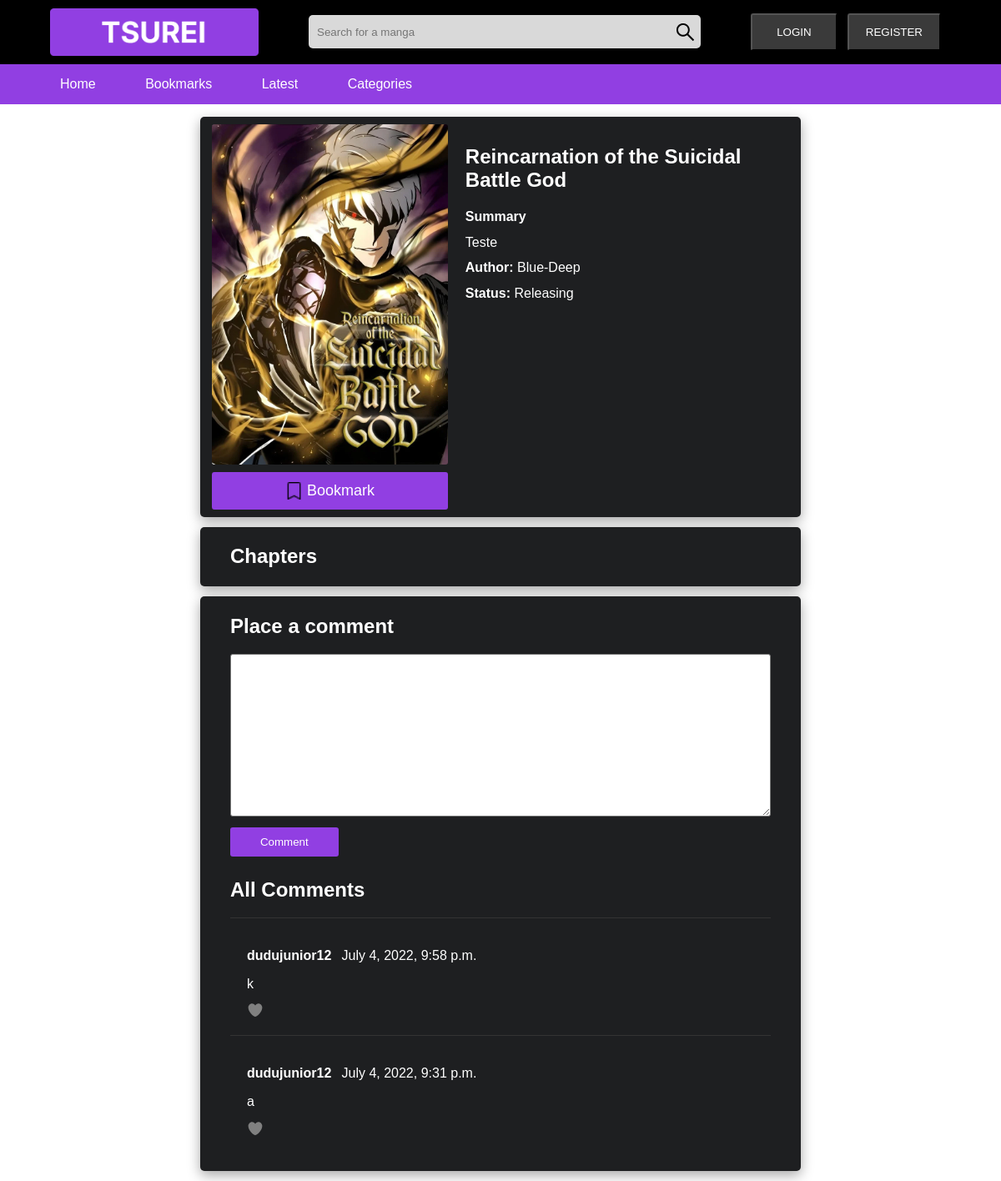
The app's page /manga/2, older data.
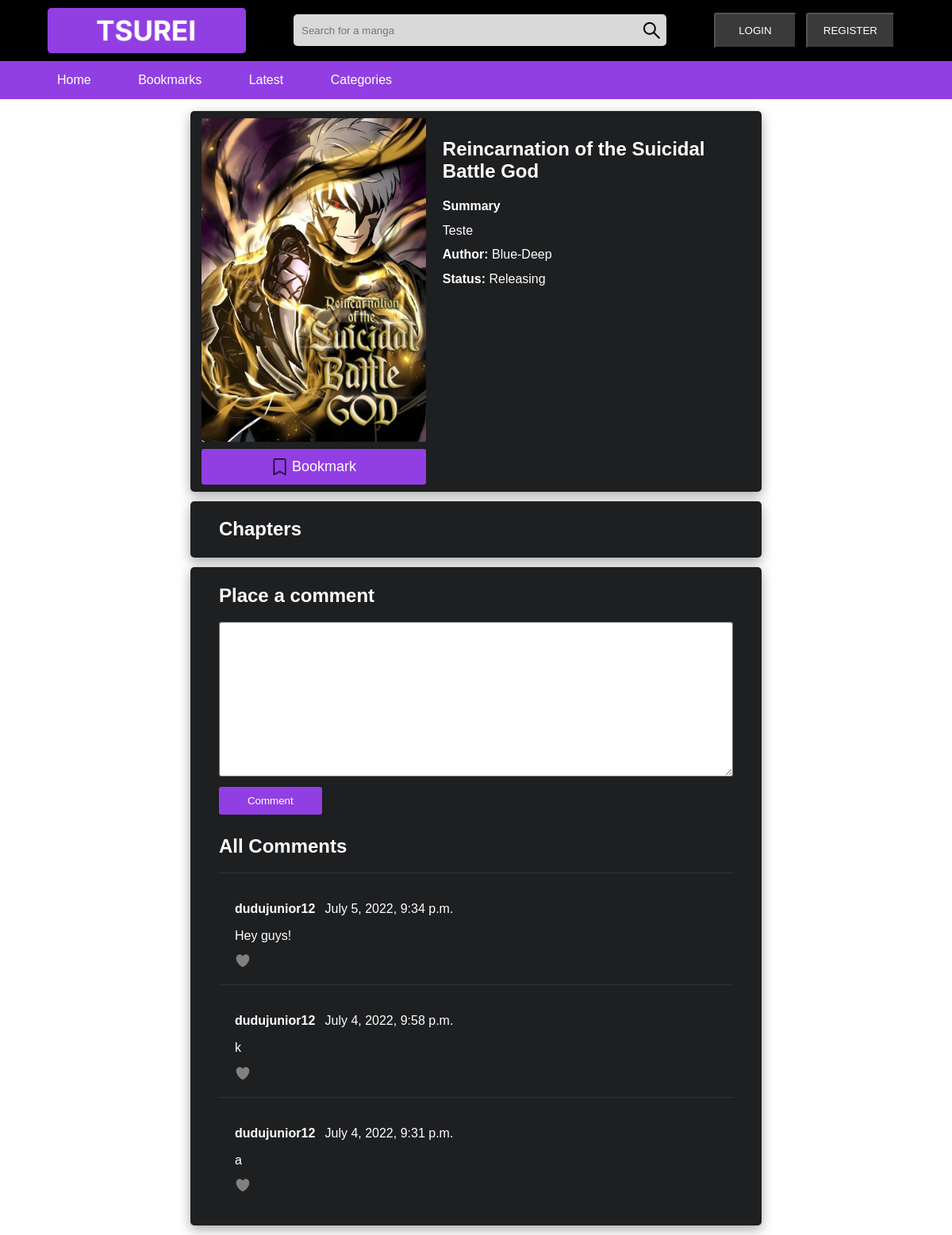
The same page, newer data.
### manga/models.py (models this page shows, shortened)
class Comment(models.Model):
    user = models.ForeignKey(User, on_delete=models.CASCADE)
    manga = models.ForeignKey(Manga, on_delete=models.CASCADE)
    comment_text = models.TextField()
    posted_date = models.DateTimeField(auto_now_add=True)

class User(AbstractUser):
    pass

### manga/views.py (the view)
# urls.py: path('manga/<int:id>', views.show_manga, name="show_manga"),
def show_manga(request, id):
    comment_form = CreateComment()
    manga = get_object_or_404(Manga, id=id)
    manga_chapters = Chapter.objects.filter(manga=manga)
    comments = Comment.objects.filter(manga=manga).order_by("-posted_date")
    try:
        bookmark = Bookmark.objects.filter(user=request.user, manga=manga)
        if bookmark:
            bookmarked = "Bookmarked"
        else:
            bookmarked = "Bookmark"
    except:
        bookmarked = "Bookmark"
    try:
        liked_comments_id = []
        for comment in comments:
            liked_comments_id.append(Like.objects.get(user=request.user, comment=comment).comment.id)
    except:
        liked_comments_id = []
    return render(request, "manga/show_manga.html", {
        "manga": manga,
        "manga_chapters": manga_chapters,
        "comment_form": comment_form,
        "comments": comments,
        "liked_comments_id": liked_comments_id,
        "bookmarked": bookmarked,
    })

### manga/forms.py
class CreateComment(ModelForm):
    class Meta:
        model = Comment
        fields = ['comment_text']

### manga/templates/manga/show_manga.html (shortened to what this page needs)
{% extends 'manga/layout.html' %}
{% load static %}
{% block head %}
<link rel="stylesheet" href="{% static 'css/show_manga.css' %}">
{% endblock %}
{% block main %}
<div class="main-container">
    <div class="top-container">
        <div class="manga-container">
            <div class="manga-left-container">
                <div class="manga-img">
                    <img src="{{ manga.manga_cover.url }}">
                </div>
                <div class="bookmark">
                    <button class="btn-bookmark"><icon><img src="{% static 'images/bookmark.png' %}"></icon><p class="bookmark-text">{{ bookmarked }}</p></button>
                </div>
            </div>
            <div class="manga-right-container">
                <div class="manga-info" data-id="{{ manga.id }}">
                    <h2>{{ manga.manga_title }}</h2>
                    <p><strong>Summary</strong></p>
                    <p>{{ manga.summary }}</p>
                    <p><strong>Author:</strong> {{ manga.author }}</p>
                    <p><strong>Status:</strong> Releasing</p>
                </div>
            </div>
        </div>
    </div>
    <div class="bottom-container">
        <div class="chapters">
            <h2>Chapters</h2>
        </div>
    </div>
    <div class="comment-container">
        <div class="comments">
            <div class="add-comment">
                <h2>Place a comment</h2>
                <form class="new-comment-form" method="POST" action="{% url 'new_comment' manga.id %}">
                    {% for field in comment_form %}
                        {{ field }}
                    {% endfor %}
                    <button class="submit">Comment</button>
                </form>
            </div>
            <div class="all-comments">
                <h2>All Comments</h2>
                {% for comment in comments %}
                <div class="comment" data-id="{{ comment.id }}">
                    <div class="comment-info">
                        <p><strong>{{ comment.user.username }}</strong></p>
                        <p>{{ comment.posted_date }}</p>
                    </div>
                    <p id="comment_{{comment.id}}">{{ comment.comment_text }}</p>
                    <div class="like">
                        <svg class="btn-like" {% if comment.id in liked_comments_id %} style="fill: red;" {% else %} style="fill: grey;" {% endif %} data-id="{{ comment.id }}" viewBox="0 0 24 24" aria-hidden="true" class="r-4qtqp9 r-yyyyoo r-1xvli5t r-dnmrzs r-bnwqim r-1plcrui r-lrvibr r-1hdv0qi"><g><path d="M12 21.638h-.014C9.403 21.59 1.95 14.856 1.95 8.478c0-3.064 2.525-5.754 5.403-5.754 2.29 0 3.83 1.58 4.646 2.73.814-1.148 2.354-2.73 4.645-2.73 2.88 0 5.404 2.69 5.404 5.755 0 6.376-7.454 13.11-10.037 13.157H12z"></path></g></svg>
                    </div>
                </div>
                {% endfor %}
            </div>
        </div>
    </div>
</div>
{% endblock %}

Row changes from the older to the newer data that the page shows:
added Comment: user.username "dudujunior12", posted_date "July 5, 2022, 9:34 p.m.", comment_text "Hey guys!"
